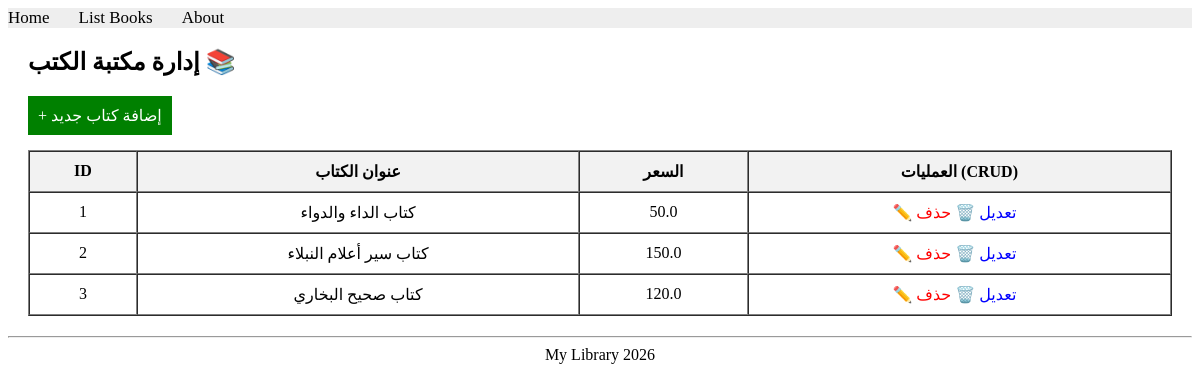
The page /books/lab9_part1/listbooks/ on the database as committed earlier.
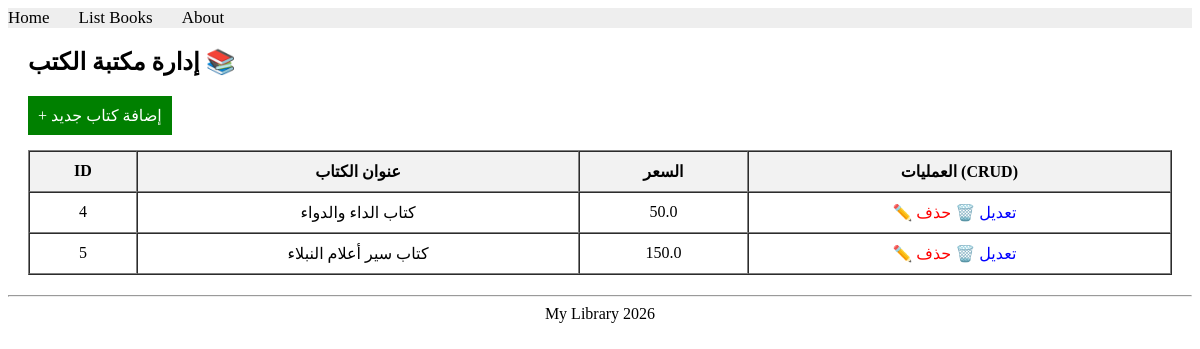
The same page on the database as committed later.
### apps/bookmodule/models.py (models this page shows)
class Book(models.Model):
    title = models.CharField(max_length=100)
    price = models.FloatField(default=0.0)
    quantity = models.IntegerField(default=1)
    pubdate = models.DateTimeField()
    rating = models.SmallIntegerField(default=1)
    publisher = models.ForeignKey(Publisher, null=True, on_delete=models.SET_NULL)
    authors = models.ManyToManyField(Author)

### apps/bookmodule/views.py (the view)
# urls.py: path('lab9_part1/listbooks/', views.listbooks, name="books.listbooks"),
def listbooks(request):
    books = Book.objects.all()
    return render(request, 'bookmodule/listbooks.html', {'books': books})

### apps/templates/bookmodule/listbooks.html (shortened to what this page needs)
{% extends "layouts/base.html" %}
{% block content %}
<div style="margin: 20px;">
    <h2>إدارة مكتبة الكتب 📚</h2>
    <a href="/books/lab9_part1/addbook" style="display:inline-block; padding:10px; background-color:green; color:white; text-decoration:none; margin-bottom:15px;">+ إضافة كتاب جديد</a>
    <table border="1" cellpadding="10" cellspacing="0" style="width: 100%; text-align: center;">
        <tr style="background-color: #f2f2f2;">
            <th>ID</th>
            <th>عنوان الكتاب</th>
            <th>السعر</th>
            <th>العمليات (CRUD)</th>
        </tr>
        {% for book in books %}
        <tr>
            <td>{{ book.id }}</td>
            <td>{{ book.title }}</td>
            <td>{{ book.price }}</td>
            <td>
                <a href="/books/lab9_part1/editbook/{{ book.id }}" style="color: blue; text-decoration: none; margin-right: 10px;">✏️ تعديل</a>
                <a href="/books/lab9_part1/deletebook/{{ book.id }}" style="color: red; text-decoration: none;">🗑️ حذف</a>
            </td>
        </tr>
        {% empty %}
        <tr>
            <td colspan="4">لا توجد كتب في المكتبة حالياً.</td>
        </tr>
        {% endfor %}
    </table>
</div>
{% endblock content %}

### apps/templates/layouts/base.html (shortened to what this page needs)
<!DOCTYPE html>
<html>
{% load static %}
<head>
    <link rel="stylesheet" href="https://cdnjs.cloudflare.com/ajax/libs/font-awesome/4.7.0/css/font-awesome.min.css">
    <link rel="stylesheet" href="{% static 'styles.css' %}">
</head>
<body>
    {% include "includes/header.html" %}
    {% block content %}
    {% endblock content %}
    {% include "includes/footer.html" %}
</body>
</html>

### apps/templates/includes/header.html
{% with request.resolver_match.url_name as url_name %}
<div class="topnav">
    <a class="{% if url_name == 'books.index' %} active{% endif %}" href="{% url 'books.index' %}">Home</a>
    <a class="{% if url_name == 'books.list_books' %} active{% endif %}" href="{% url 'books.list_books' %}">List Books</a>
    <a class="{% if url_name == 'books.aboutus' %} active{% endif %}" href="{% url 'books.aboutus' %}">About</a>
</div>
{% endwith %}

### apps/templates/includes/footer.html
<hr><center>My Library 2026</center>

### apps/static/styles.css (style rules this page uses)
.topnav { background-color: #eeeeee; width: 100%; }
.topnav a { color: #000000; text-align: center; margin-right: 25px; text-decoration: none; font-size: 17px; }

Rows that differ between the two databases and show on the page:
removed Book: id "1", title "كتاب الداء والدواء", price "50.0"
removed Book: id "2", title "كتاب سير أعلام النبلاء", price "150.0"
removed Book: id "3", title "كتاب صحيح البخاري", price "120.0"
added Book: id "4", title "كتاب الداء والدواء", price "50.0"
added Book: id "5", title "كتاب سير أعلام النبلاء", price "150.0"
